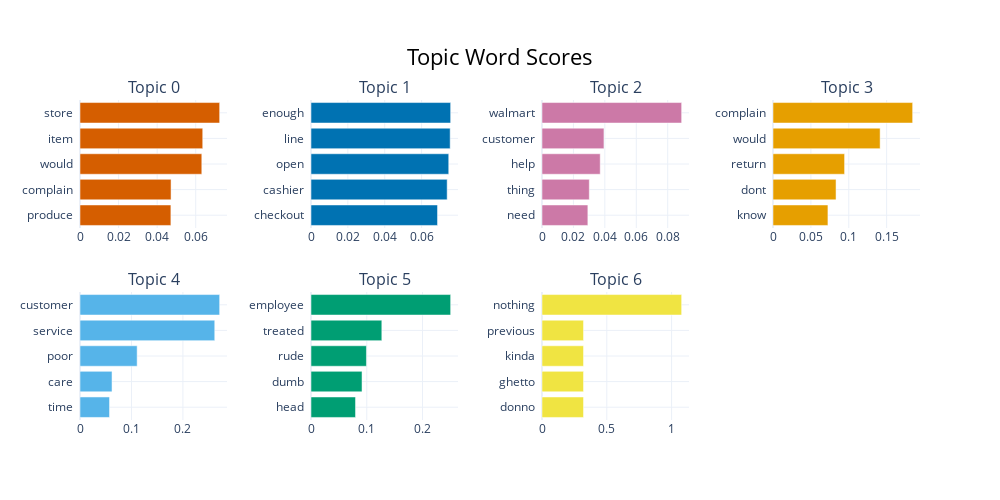

Notebook source saved alongside this figure:
### Markdown cell above
### Findings 

With the updated approach—where BERTopic is used only to label precomputed SBERT clusters—we observe a significant improvement in the quality and interpretability of topics:

The number of miscellaneous or noisy responses in Topic -1 has dramatically reduced from 80 to just 21.

These previously uncategorized responses have now been assigned to more appropriate and meaningful topics, increasing the overall coherence of the analysis.

As a result, we now have clearer, more focused themes that better reflect specific customer concerns.



    Topic -1: App Ordering Issues (Noise / Miscellaneous complaints)
    Topic 0: Item Availability and General Store Complaints
    Topic 1: Long Lines and Not Enough Cashiers
    Topic 2: Poor Customer Support and Unhelpful Service
    Topic 3: Issues with Returns and Refunds
    Topic 4: Poor Customer Service Experience
    Topic 5: Problems with Substituted or Missing Items in Online Orders
    Topic 6: Rude or Unprofessional Employee Behavior

### Code cell
topic_model.visualize_barchart(top_n_topics=15)

### Figure 1 — Plotly figure (JSON) as saved in the notebook; plotly's stock layout.template omitted (floating-point values rounded to 4 significant figures)
{"data": [{"marker": {"color": "#D55E00"}, "orientation": "h", "type": "bar", "x": [0.04713, 0.04721, 0.06316, 0.06364, 0.07241], "xaxis": "x", "y": ["produce  ", "complain  ", "would  ", "item  ", "store  "], "yaxis": "y"}, {"marker": {"color": "#0072B2"}, "orientation": "h", "type": "bar", "x": [0.06863, 0.07387, 0.07472, 0.0755, 0.07576], "xaxis": "x2", "y": ["checkout  ", "cashier  ", "open  ", "line  ", "enough  "], "yaxis": "y2"}, {"marker": {"color": "#CC79A7"}, "orientation": "h", "type": "bar", "x": [0.02919, 0.03011, 0.03706, 0.03943, 0.08889], "xaxis": "x3", "y": ["need  ", "thing  ", "help  ", "customer  ", "walmart  "], "yaxis": "y3"}, {"marker": {"color": "#E69F00"}, "orientation": "h", "type": "bar", "x": [0.07251, 0.08321, 0.09449, 0.1414, 0.1843], "xaxis": "x4", "y": ["know  ", "dont  ", "return  ", "would  ", "complain  "], "yaxis": "y4"}, {"marker": {"color": "#56B4E9"}, "orientation": "h", "type": "bar", "x": [0.05739, 0.06225, 0.111, 0.2618, 0.2714], "xaxis": "x5", "y": ["time  ", "care  ", "poor  ", "service  ", "customer  "], "yaxis": "y5"}, {"marker": {"color": "#009E73"}, "orientation": "h", "type": "bar", "x": [0.07982, 0.09149, 0.0994, 0.127, 0.2504], "xaxis": "x6", "y": ["head  ", "dumb  ", "rude  ", "treated  ", "employee  "], "yaxis": "y6"}, {"marker": {"color": "#F0E442"}, "orientation": "h", "type": "bar", "x": [0.3205, 0.3205, 0.3205, 0.3205, 1.078], "xaxis": "x7", "y": ["donno  ", "ghetto  ", "kinda  ", "previous  ", "nothing  "], "yaxis": "y7"}], "layout": {"annotations": [{"font": {"size": 16}, "showarrow": false, "text": "Topic 0", "x": 0.0875, "xanchor": "center", "xref": "paper", "y": 1, "yanchor": "bottom", "yref": "paper"}, {"font": {"size": 16}, "showarrow": false, "text": "Topic 1", "x": 0.3625, "xanchor": "center", "xref": "paper", "y": 1, "yanchor": "bottom", "yref": "paper"}, {"font": {"size": 16}, "showarrow": false, "text": "Topic 2", "x": 0.6375, "xanchor": "center", "xref": "paper", "y": 1, "yanchor": "bottom", "yref": "paper"}, {"font": {"size": 16}, "showarrow": false, "text": "Topic 3", "x": 0.9125, "xanchor": "center", "xref": "paper", "y": 1, "yanchor": "bottom", "yref": "paper"}, {"font": {"size": 16}, "showarrow": false, "text": "Topic 4", "x": 0.0875, "xanchor": "center", "xref": "paper", "y": 0.4, "yanchor": "bottom", "yref": "paper"}, {"font": {"size": 16}, "showarrow": false, "text": "Topic 5", "x": 0.3625, "xanchor": "center", "xref": "paper", "y": 0.4, "yanchor": "bottom", "yref": "paper"}, {"font": {"size": 16}, "showarrow": false, "text": "Topic 6", "x": 0.6375, "xanchor": "center", "xref": "paper", "y": 0.4, "yanchor": "bottom", "yref": "paper"}], "height": 500, "hoverlabel": {"bgcolor": "white", "font": {"family": "Rockwell", "size": 16}}, "showlegend": false, "title": {"font": {"color": "Black", "size": 22}, "text": "Topic Word Scores", "x": 0.5, "xanchor": "center", "yanchor": "top"}, "width": 1000, "xaxis": {"anchor": "y", "domain": [0, 0.175], "showgrid": true}, "xaxis2": {"anchor": "y2", "domain": [0.275, 0.45], "showgrid": true}, "xaxis3": {"anchor": "y3", "domain": [0.55, 0.725], "showgrid": true}, "xaxis4": {"anchor": "y4", "domain": [0.825, 1], "showgrid": true}, "xaxis5": {"anchor": "y5", "domain": [0, 0.175], "showgrid": true}, "xaxis6": {"anchor": "y6", "domain": [0.275, 0.45], "showgrid": true}, "xaxis7": {"anchor": "y7", "domain": [0.55, 0.725], "showgrid": true}, "xaxis8": {"anchor": "y8", "domain": [0.825, 1], "showgrid": true}, "yaxis": {"anchor": "x", "domain": [0.6, 1], "showgrid": true}, "yaxis2": {"anchor": "x2", "domain": [0.6, 1], "showgrid": true}, "yaxis3": {"anchor": "x3", "domain": [0.6, 1], "showgrid": true}, "yaxis4": {"anchor": "x4", "domain": [0.6, 1], "showgrid": true}, "yaxis5": {"anchor": "x5", "domain": [0, 0.4], "showgrid": true}, "yaxis6": {"anchor": "x6", "domain": [0, 0.4], "showgrid": true}, "yaxis7": {"anchor": "x7", "domain": [0, 0.4], "showgrid": true}, "yaxis8": {"anchor": "x8", "domain": [0, 0.4], "showgrid": true}}}
